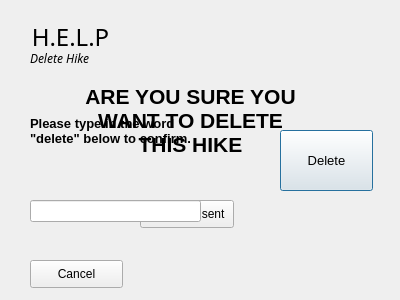
<?xml version="1.0" encoding="UTF-8"?>
<ui version="4.0">
 <class>deleteHike</class>
 <widget class="QDialog" name="deleteHike">
  <property name="geometry">
   <rect>
    <x>0</x>
    <y>0</y>
    <width>400</width>
    <height>300</height>
   </rect>
  </property>
  <property name="windowTitle">
   <string>Dialog</string>
  </property>
  <widget class="QLabel" name="Label1">
   <property name="geometry">
    <rect>
     <x>80</x>
     <y>80</y>
     <width>221</width>
     <height>81</height>
    </rect>
   </property>
   <property name="palette">
    <palette>
     <active>
      <colorrole role="Text">
       <brush brushstyle="SolidPattern">
        <color alpha="255">
         <red>0</red>
         <green>0</green>
         <blue>0</blue>
        </color>
       </brush>
      </colorrole>
      <colorrole role="PlaceholderText">
       <brush brushstyle="SolidPattern">
        <color alpha="128">
         <red>0</red>
         <green>0</green>
         <blue>0</blue>
        </color>
       </brush>
      </colorrole>
     </active>
     <inactive>
      <colorrole role="Text">
       <brush brushstyle="SolidPattern">
        <color alpha="255">
         <red>0</red>
         <green>0</green>
         <blue>0</blue>
        </color>
       </brush>
      </colorrole>
      <colorrole role="PlaceholderText">
       <brush brushstyle="SolidPattern">
        <color alpha="128">
         <red>0</red>
         <green>0</green>
         <blue>0</blue>
        </color>
       </brush>
      </colorrole>
     </inactive>
     <disabled>
      <colorrole role="Text">
       <brush brushstyle="SolidPattern">
        <color alpha="255">
         <red>120</red>
         <green>120</green>
         <blue>120</blue>
        </color>
       </brush>
      </colorrole>
      <colorrole role="PlaceholderText">
       <brush brushstyle="SolidPattern">
        <color alpha="128">
         <red>0</red>
         <green>0</green>
         <blue>0</blue>
        </color>
       </brush>
      </colorrole>
     </disabled>
    </palette>
   </property>
   <property name="font">
    <font>
     <family>Segoe UI</family>
     <pointsize>16</pointsize>
     <weight>75</weight>
     <bold>true</bold>
    </font>
   </property>
   <property name="text">
    <string>ARE YOU SURE YOU WANT TO DELETE THIS HIKE</string>
   </property>
   <property name="alignment">
    <set>Qt::AlignCenter</set>
   </property>
   <property name="wordWrap">
    <bool>true</bool>
   </property>
  </widget>
  <widget class="QLabel" name="Label2">
   <property name="geometry">
    <rect>
     <x>30</x>
     <y>90</y>
     <width>161</width>
     <height>81</height>
    </rect>
   </property>
   <property name="font">
    <font>
     <family>Segoe UI</family>
     <pointsize>10</pointsize>
     <weight>75</weight>
     <bold>true</bold>
    </font>
   </property>
   <property name="text">
    <string>Please type in the word &quot;delete&quot; below to confirm.</string>
   </property>
   <property name="wordWrap">
    <bool>true</bool>
   </property>
  </widget>
  <widget class="QLabel" name="error">
   <property name="geometry">
    <rect>
     <x>30</x>
     <y>180</y>
     <width>141</width>
     <height>16</height>
    </rect>
   </property>
   <property name="text">
    <string/>
   </property>
  </widget>
  <widget class="QLabel" name="label_2">
   <property name="geometry">
    <rect>
     <x>20</x>
     <y>20</y>
     <width>101</width>
     <height>31</height>
    </rect>
   </property>
   <property name="font">
    <font>
     <family>Showcard Gothic</family>
     <pointsize>18</pointsize>
     <underline>false</underline>
    </font>
   </property>
   <property name="text">
    <string>H.E.L.P</string>
   </property>
   <property name="textFormat">
    <enum>Qt::RichText</enum>
   </property>
   <property name="alignment">
    <set>Qt::AlignCenter</set>
   </property>
   <property name="wordWrap">
    <bool>false</bool>
   </property>
  </widget>
  <widget class="QPushButton" name="deleteButton">
   <property name="geometry">
    <rect>
     <x>280</x>
     <y>130</y>
     <width>93</width>
     <height>61</height>
    </rect>
   </property>
   <property name="font">
    <font>
     <pointsize>10</pointsize>
    </font>
   </property>
   <property name="text">
    <string>Delete</string>
   </property>
  </widget>
  <widget class="QPushButton" name="cancel">
   <property name="geometry">
    <rect>
     <x>30</x>
     <y>260</y>
     <width>93</width>
     <height>28</height>
    </rect>
   </property>
   <property name="text">
    <string>Cancel</string>
   </property>
  </widget>
  <widget class="QPushButton" name="consent">
   <property name="geometry">
    <rect>
     <x>140</x>
     <y>200</y>
     <width>94</width>
     <height>28</height>
    </rect>
   </property>
   <property name="text">
    <string>Yes, I consent</string>
   </property>
  </widget>
  <widget class="QLineEdit" name="typeDelete">
   <property name="geometry">
    <rect>
     <x>30</x>
     <y>200</y>
     <width>171</width>
     <height>22</height>
    </rect>
   </property>
  </widget>
  <widget class="QLabel" name="label">
   <property name="geometry">
    <rect>
     <x>30</x>
     <y>50</y>
     <width>61</width>
     <height>16</height>
    </rect>
   </property>
   <property name="font">
    <font>
     <family>Lucida Sans</family>
     <italic>true</italic>
    </font>
   </property>
   <property name="text">
    <string>Delete Hike</string>
   </property>
  </widget>
 </widget>
 <resources/>
 <connections/>
</ui>
